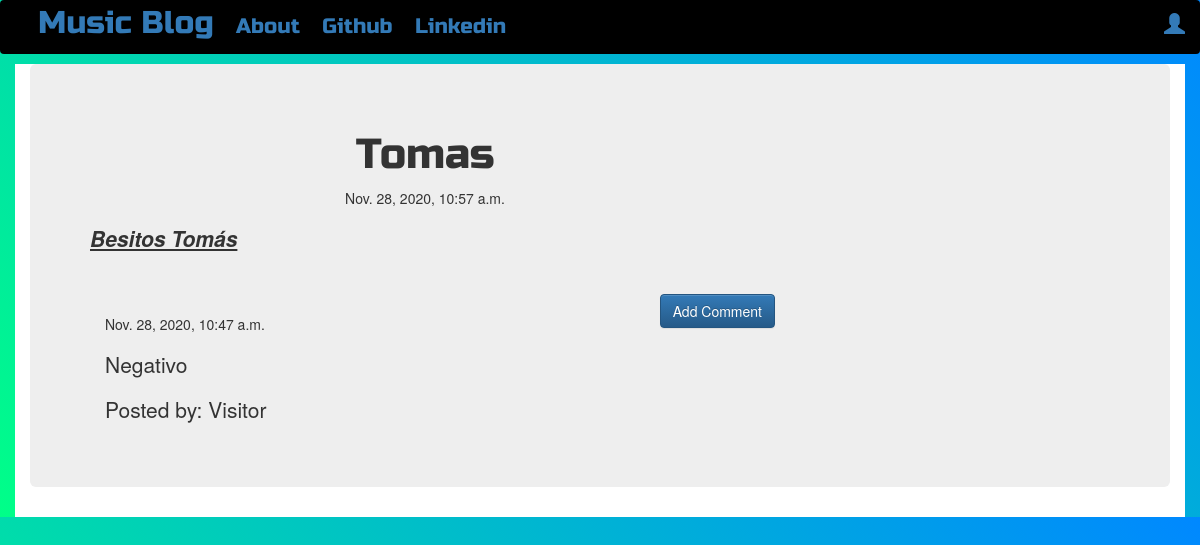
The page /post/8/ on the database its author committed.
### blog/models.py (models this page shows, shortened)
class Post(models.Model):
    author = models.ForeignKey('auth.User',on_delete=models.CASCADE)
    title = models.CharField(max_length=64)
    text = models.TextField(max_length=128)
    created_date = models.DateTimeField(default=timezone.now)
    published_date = models.DateTimeField(blank=True,null=True)

class Comment(models.Model):
    post = models.ForeignKey('blog.Post',related_name='comments',on_delete=models.CASCADE)
    author = models.CharField(max_length=32)
    text = models.TextField(max_length=128)
    created_date = models.DateTimeField(default=timezone.now())
    approved_comment = models.BooleanField(default=False)

### blog/views.py (the view)
# urls.py: path('post/<int:pk>/',views.PostDetailView.as_view(),
class PostDetailView(DetailView):
    model = Post

### blog/templates/blog/post_detail.html (shortened to what this page needs)
{% extends "blog/base.html" %}
{% block content %}
  <h2 class="posttitle">{{post.title}}</h2>
  {% if post.published_date %}
    <div class="date postdate">
      {{post.published_date}}
    </div>
  {% else %}
    <a class="btn btn-default" href="{% url 'post_publish' pk=post.pk %}">Publish</a>
  {% endif %}
  <p class='postcontent'>{{post.text|safe|linebreaksbr}}</p>
  <hr>
  <a class='btn btn-primary btn-comment' href="{% url 'add_comment_to_post' pk=post.pk %}">Add Comment</a>
  <div class="container">
    {% for comment in post.comments.all %}
      <br>
      {% if user.is_authenticated or comment.approved_comment %}
        {{comment.created_date}}
          <p>{{comment.text|safe|linebreaks}}</p>
          <p>Posted by: {{comment.author}}</p>
      {% endif %}
      {% empty %}
        <p>No comments!</p>
    {% endfor %}
  </div>
{% endblock %}

### blog/static/css/blog.css (style rules this page uses)
.postdate { text-align: center; }
.posttitle { text-align: center; font-family: 'Russo One', sans-serif; font-size: 3em; }
.postcontent { font-family: 'Montserrat'; font-size: 1.5em; }
.btn-comment { position: absolute; right: 0px; }
.loader { filter:hue-rotate(0deg); background:linear-gradient(45deg,#0f8,#08f); animation:hue 10000ms infinite linear; }

### rows shown on the page
Post: title "Tomas", published_date "Nov. 28, 2020, 10:57 a.m.", text "Besitos Tomás"
Comment: created_date "Nov. 28, 2020, 10:47 a.m.", text "Negativo", author "Visitor"
